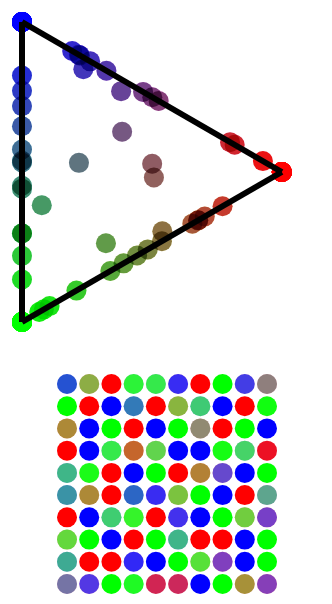
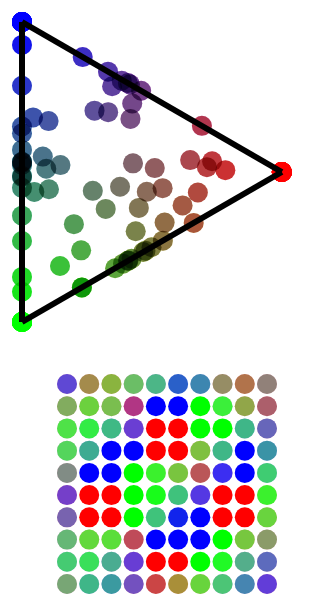
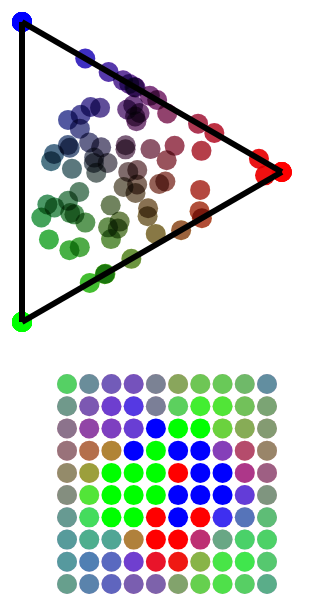
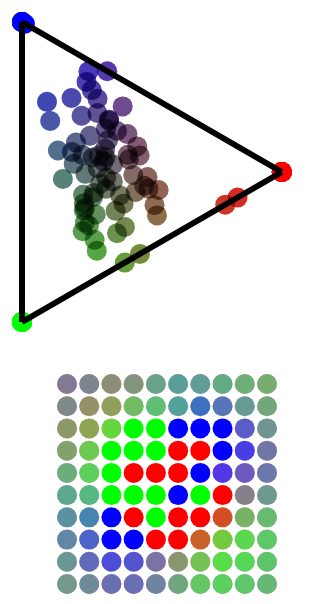

Notebook code cell kept with these figures, in order:
### Code cell
desc = 'exp_inhibit'

def h_exp_inverse(N, P, rate=1.5):
    return np.exp(-rate*(N @ P))

if desc in desc_to_run:
    for n_neigh in n_neighs:
        G, T, L, obj = P.po.solve_opt(n=n, m=m, d=d, n_neigh=n_neigh, h=h_exp_inverse, asrange=True)
        pl = P.pl.plot_sol(G, T, L, obj=obj, tit=None, remove_labels=True)
        if save:
            fname = os.path.join(outdir, 's2_%s_%d.png' % (desc, n_neigh))
            pl.save(fname, scale_factor=5)
        pl.display()
